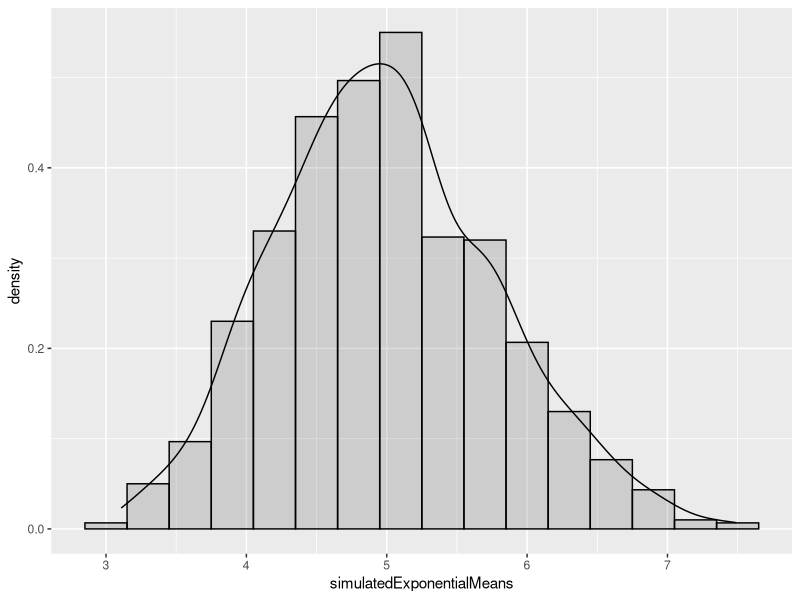
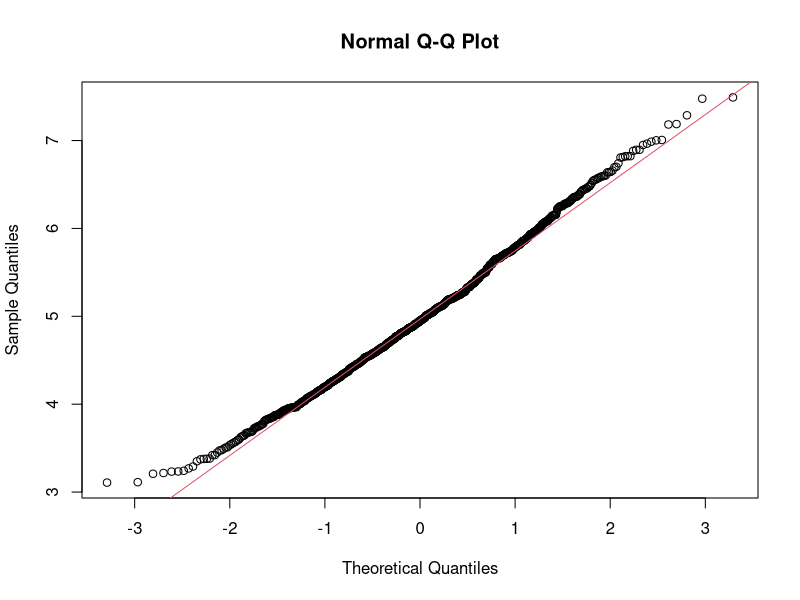

These charts were generated, in order, by the following R code:
## ---- chunk 1
#Set the appropriate parameters for the simulation
n = 40
nosims = 1000
expLambda = 0.2

#Set seed for reprodcibility
set.seed(1)

#Simulate the exponential distributions 
simulatedExpValues = replicate(nosims, rexp (n, expLambda))

#Calculate the individual means of the simulated exponential simulations
simulatedExponentialMeans = colMeans (simulatedExpValues)

#Calculate the mean of the sinulated means. 
#This tells us where the simulation means are centered.
meanOfSimExpMeans = mean(simulatedExponentialMeans)
meanOfSimExpMeans

#Theoretical mean
meanTheoretical = 1/expLambda
meanTheoretical
## ---- chunk 2
#Calculate the variance of the simulated means
varianceSimExponMeans = var (simulatedExponentialMeans)
varianceSimExponMeans

#Calculate the theoretical variance
varianceTheoretical = ((1/expLambda)/sqrt (n))^2
varianceTheoretical
## ---- chunk 3
library (ggplot2)
par(mfrow = c(1,1))
distributionCurve <- ggplot(data.frame(simulatedExponentialMeans), 
                            aes(x = simulatedExponentialMeans)) + 
                            geom_histogram (alpha = 0.2, binwidth=0.3, colour = "black", 
                                            aes(y = ..density..)) + 
                            geom_density()
distributionCurve

par(mfrow = c(1,1))
qqnorm(simulatedExponentialMeans)
qqline(simulatedExponentialMeans, col = 2)

#Calculate the 95% Confidence Interval of the simulated sample means
meanOfSimExpMeans + c(-1,1) * qt (0.975, 40) * sd (simulatedExponentialMeans)
